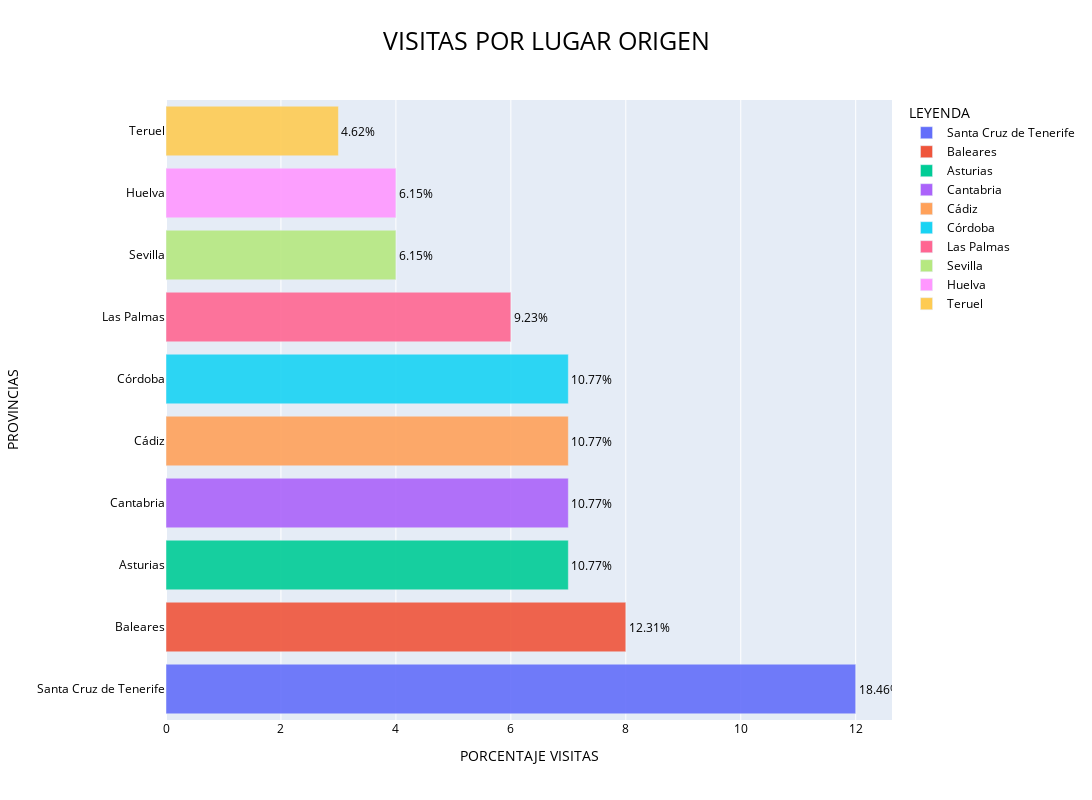

The notebook cell saved with this chart:
### Code cell
fig = px.bar(df_input_espana2, y=df_input_espana2['PROVINCIAS'].unique(), x=df_input_espana2['SUMA'], text=porcentaje_prov,title="VISITAS POR LUGAR ORIGEN", color=colores4, barmode="overlay", opacity=.90)
fig.update_traces(texttemplate='%{text:0.2f}%', textposition='outside')
fig.update_layout(uniformtext_minsize=10, uniformtext_mode='hide')
fig.update_layout(barmode='overlay',width=1200, height=800,title_font_size=25, title_font_color='black', title_xanchor='auto')
fig.update_layout(title_x=0.5, font_color='black')
fig.update_layout(font_color='black')
fig.update_layout(font_size=12)
fig.update_layout(xaxis_title="PORCENTAJE VISITAS", yaxis_title="PROVINCIAS", legend_title="LEYENDA")
fig.show()

### Figure 1 — Plotly figure (JSON) as saved in the notebook; plotly's stock layout.template omitted (floating-point values rounded to 4 significant figures)
{"data": [{"alignmentgroup": "True", "hovertemplate": "color=Santa Cruz de Tenerife<br>SUMA=%{x}<br>y=%{y}<br>text=%{text}<extra></extra>", "legendgroup": "Santa Cruz de Tenerife", "marker": {"color": "#636efa", "opacity": 0.9, "pattern": {"shape": ""}}, "name": "Santa Cruz de Tenerife", "offsetgroup": "Santa Cruz de Tenerife", "orientation": "h", "showlegend": true, "text": [18.46], "textposition": "outside", "texttemplate": "%{text:0.2f}%", "type": "bar", "x": [12], "xaxis": "x", "y": ["Santa Cruz de Tenerife"], "yaxis": "y"}, {"alignmentgroup": "True", "hovertemplate": "color=Baleares<br>SUMA=%{x}<br>y=%{y}<br>text=%{text}<extra></extra>", "legendgroup": "Baleares", "marker": {"color": "#EF553B", "opacity": 0.9, "pattern": {"shape": ""}}, "name": "Baleares", "offsetgroup": "Baleares", "orientation": "h", "showlegend": true, "text": [12.31], "textposition": "outside", "texttemplate": "%{text:0.2f}%", "type": "bar", "x": [8], "xaxis": "x", "y": ["Baleares"], "yaxis": "y"}, {"alignmentgroup": "True", "hovertemplate": "color=Asturias<br>SUMA=%{x}<br>y=%{y}<br>text=%{text}<extra></extra>", "legendgroup": "Asturias", "marker": {"color": "#00cc96", "opacity": 0.9, "pattern": {"shape": ""}}, "name": "Asturias", "offsetgroup": "Asturias", "orientation": "h", "showlegend": true, "text": [10.77], "textposition": "outside", "texttemplate": "%{text:0.2f}%", "type": "bar", "x": [7], "xaxis": "x", "y": ["Asturias"], "yaxis": "y"}, {"alignmentgroup": "True", "hovertemplate": "color=Cantabria<br>SUMA=%{x}<br>y=%{y}<br>text=%{text}<extra></extra>", "legendgroup": "Cantabria", "marker": {"color": "#ab63fa", "opacity": 0.9, "pattern": {"shape": ""}}, "name": "Cantabria", "offsetgroup": "Cantabria", "orientation": "h", "showlegend": true, "text": [10.77], "textposition": "outside", "texttemplate": "%{text:0.2f}%", "type": "bar", "x": [7], "xaxis": "x", "y": ["Cantabria"], "yaxis": "y"}, {"alignmentgroup": "True", "hovertemplate": "color=Cádiz<br>SUMA=%{x}<br>y=%{y}<br>text=%{text}<extra></extra>", "legendgroup": "Cádiz", "marker": {"color": "#FFA15A", "opacity": 0.9, "pattern": {"shape": ""}}, "name": "Cádiz", "offsetgroup": "Cádiz", "orientation": "h", "showlegend": true, "text": [10.77], "textposition": "outside", "texttemplate": "%{text:0.2f}%", "type": "bar", "x": [7], "xaxis": "x", "y": ["Cádiz"], "yaxis": "y"}, {"alignmentgroup": "True", "hovertemplate": "color=Córdoba<br>SUMA=%{x}<br>y=%{y}<br>text=%{text}<extra></extra>", "legendgroup": "Córdoba", "marker": {"color": "#19d3f3", "opacity": 0.9, "pattern": {"shape": ""}}, "name": "Córdoba", "offsetgroup": "Córdoba", "orientation": "h", "showlegend": true, "text": [10.77], "textposition": "outside", "texttemplate": "%{text:0.2f}%", "type": "bar", "x": [7], "xaxis": "x", "y": ["Córdoba"], "yaxis": "y"}, {"alignmentgroup": "True", "hovertemplate": "color=Las Palmas<br>SUMA=%{x}<br>y=%{y}<br>text=%{text}<extra></extra>", "legendgroup": "Las Palmas", "marker": {"color": "#FF6692", "opacity": 0.9, "pattern": {"shape": ""}}, "name": "Las Palmas", "offsetgroup": "Las Palmas", "orientation": "h", "showlegend": true, "text": [9.231], "textposition": "outside", "texttemplate": "%{text:0.2f}%", "type": "bar", "x": [6], "xaxis": "x", "y": ["Las Palmas"], "yaxis": "y"}, {"alignmentgroup": "True", "hovertemplate": "color=Sevilla<br>SUMA=%{x}<br>y=%{y}<br>text=%{text}<extra></extra>", "legendgroup": "Sevilla", "marker": {"color": "#B6E880", "opacity": 0.9, "pattern": {"shape": ""}}, "name": "Sevilla", "offsetgroup": "Sevilla", "orientation": "h", "showlegend": true, "text": [6.154], "textposition": "outside", "texttemplate": "%{text:0.2f}%", "type": "bar", "x": [4], "xaxis": "x", "y": ["Sevilla"], "yaxis": "y"}, {"alignmentgroup": "True", "hovertemplate": "color=Huelva<br>SUMA=%{x}<br>y=%{y}<br>text=%{text}<extra></extra>", "legendgroup": "Huelva", "marker": {"color": "#FF97FF", "opacity": 0.9, "pattern": {"shape": ""}}, "name": "Huelva", "offsetgroup": "Huelva", "orientation": "h", "showlegend": true, "text": [6.154], "textposition": "outside", "texttemplate": "%{text:0.2f}%", "type": "bar", "x": [4], "xaxis": "x", "y": ["Huelva"], "yaxis": "y"}, {"alignmentgroup": "True", "hovertemplate": "color=Teruel<br>SUMA=%{x}<br>y=%{y}<br>text=%{text}<extra></extra>", "legendgroup": "Teruel", "marker": {"color": "#FECB52", "opacity": 0.9, "pattern": {"shape": ""}}, "name": "Teruel", "offsetgroup": "Teruel", "orientation": "h", "showlegend": true, "text": [4.615], "textposition": "outside", "texttemplate": "%{text:0.2f}%", "type": "bar", "x": [3], "xaxis": "x", "y": ["Teruel"], "yaxis": "y"}], "layout": {"barmode": "overlay", "font": {"color": "black", "size": 12}, "height": 800, "legend": {"title": {"text": "LEYENDA"}, "tracegroupgap": 0}, "title": {"font": {"color": "black", "size": 25}, "text": "VISITAS POR LUGAR ORIGEN", "x": 0.5, "xanchor": "auto"}, "uniformtext": {"minsize": 10, "mode": "hide"}, "width": 1200, "xaxis": {"anchor": "y", "domain": [0, 1], "title": {"text": "PORCENTAJE VISITAS"}}, "yaxis": {"anchor": "x", "domain": [0, 1], "title": {"text": "PROVINCIAS"}}}}
